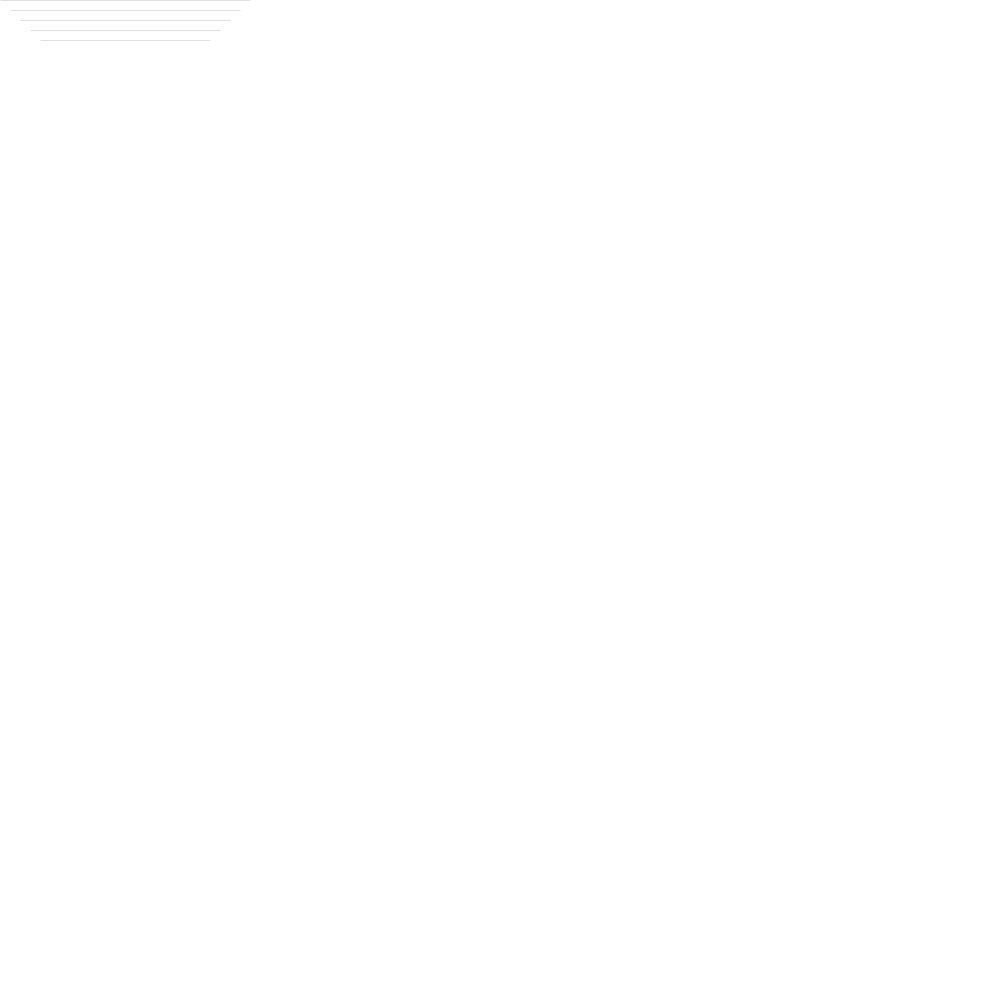
Frame 1 (no input)
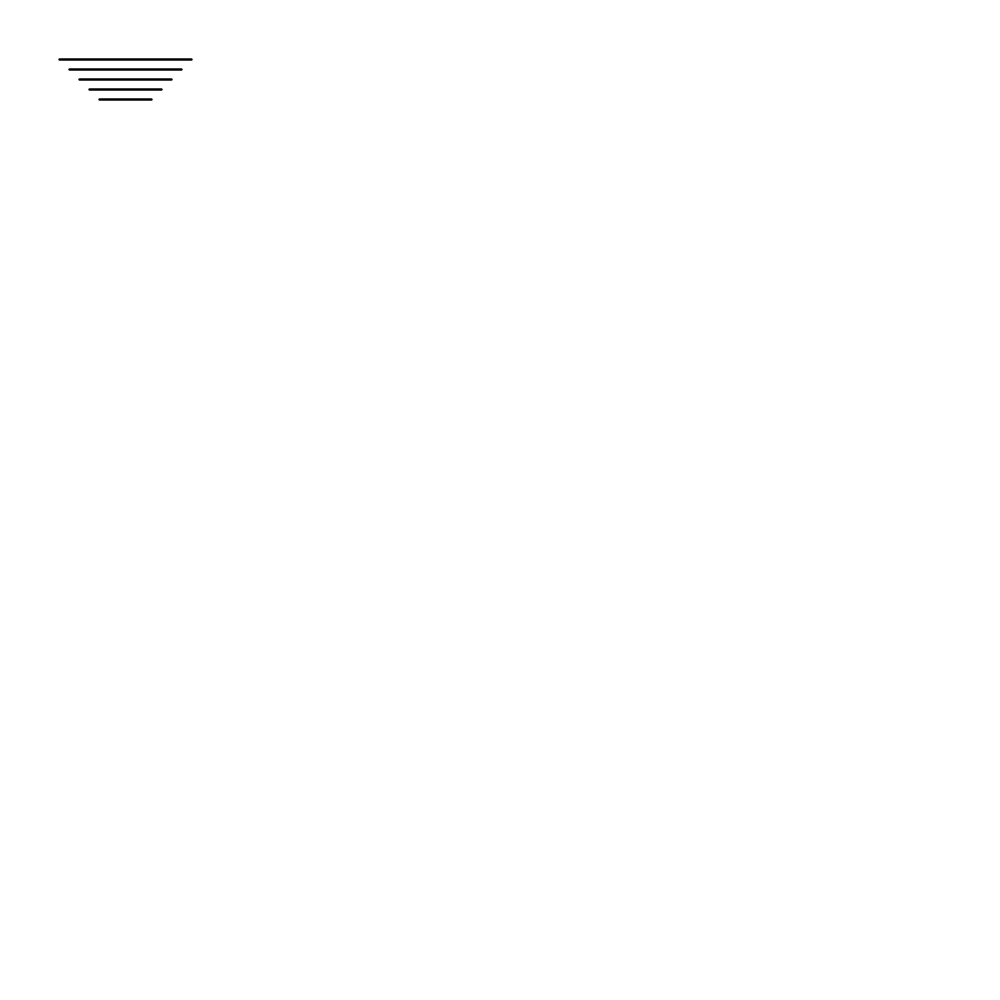
Frame 60 (the mouse pressed at the canvas centre just before this capture)
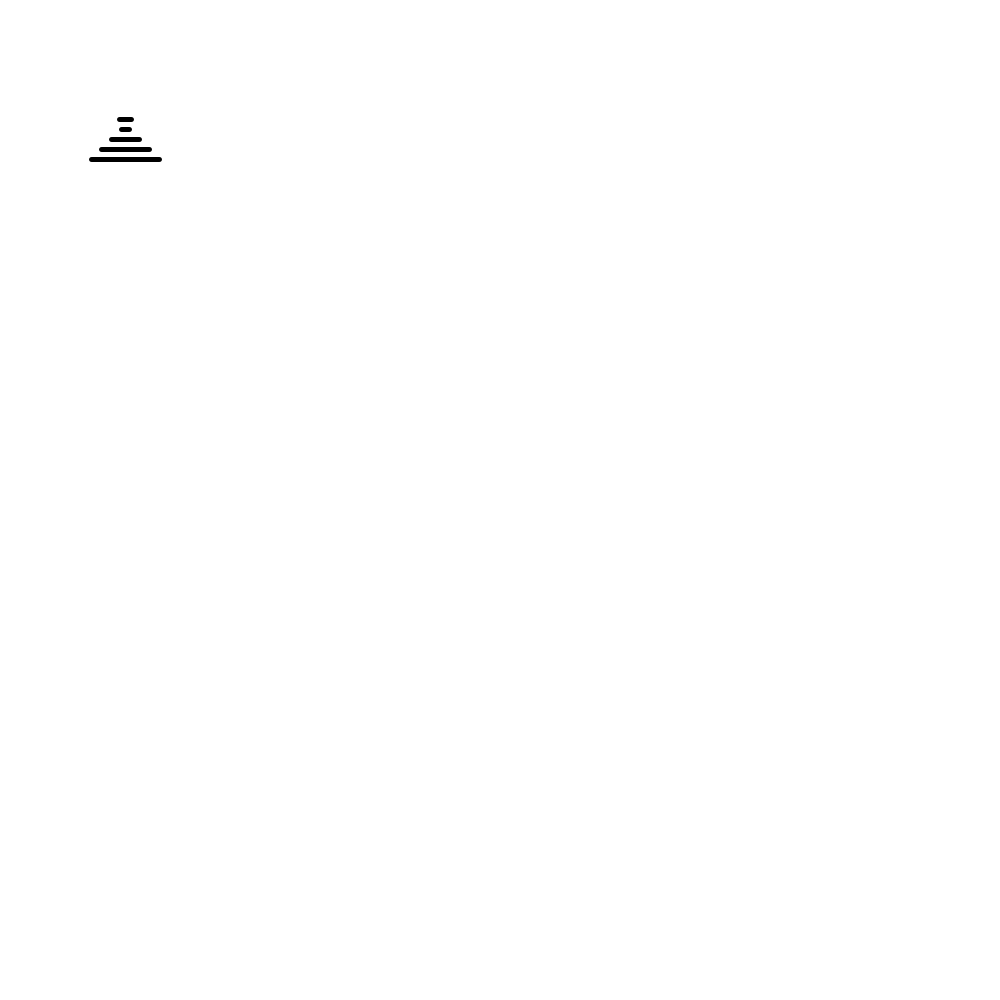
Frame 120 (the mouse held since frame 60 and released just before this capture)

The Processing sketch that drew these frames (run headless with seeded random() and noise(); from frame 60 on, the mouse is pressed at the canvas centre):

// Processing sketch: Final_Residency_Object2RabbitHolebMultiples
// ── Final_Residency_Object2RabbitHolebMultiples.pde
Lineangle lineangleA1 = new Lineangle();

void setup() {
  size(1000,1000);
}

void draw() {
  background(255);
  lineangleA1.lineangleMove();
}

class Lineangle {
  float pointX = 0;
  float pointY = 0;
  float moveX = 1;
  float moveY = 1;
  
  
  Lineangle() {
  }
  
  void lineangleMove() {
    if (pointX > width/4 || pointX < 0) { 
      moveX = moveX * -1;
    }
    if (pointY > height || pointY < 0) { 
      moveY = moveY * -1;
    }
    stroke(0,255);
    if (pointX >= 0) {
      strokeWeight(pointX/24);
    } else { 
      strokeWeight(pointX/-23);
    }
      for (int i = 0; i < 50; i = i + 10) {
      line(i+pointX,i+pointY, width/4 - (i+pointX), i+pointY);
     }
     //ellipse(pointX,pointY,100,100);
     pointX = pointX + moveX;
     pointY = pointY + moveY;
    //if (pointY > height || pointY < 0) {
      //pointY = (pointY + moveY) * -1;
    //}  
  }
}
  
